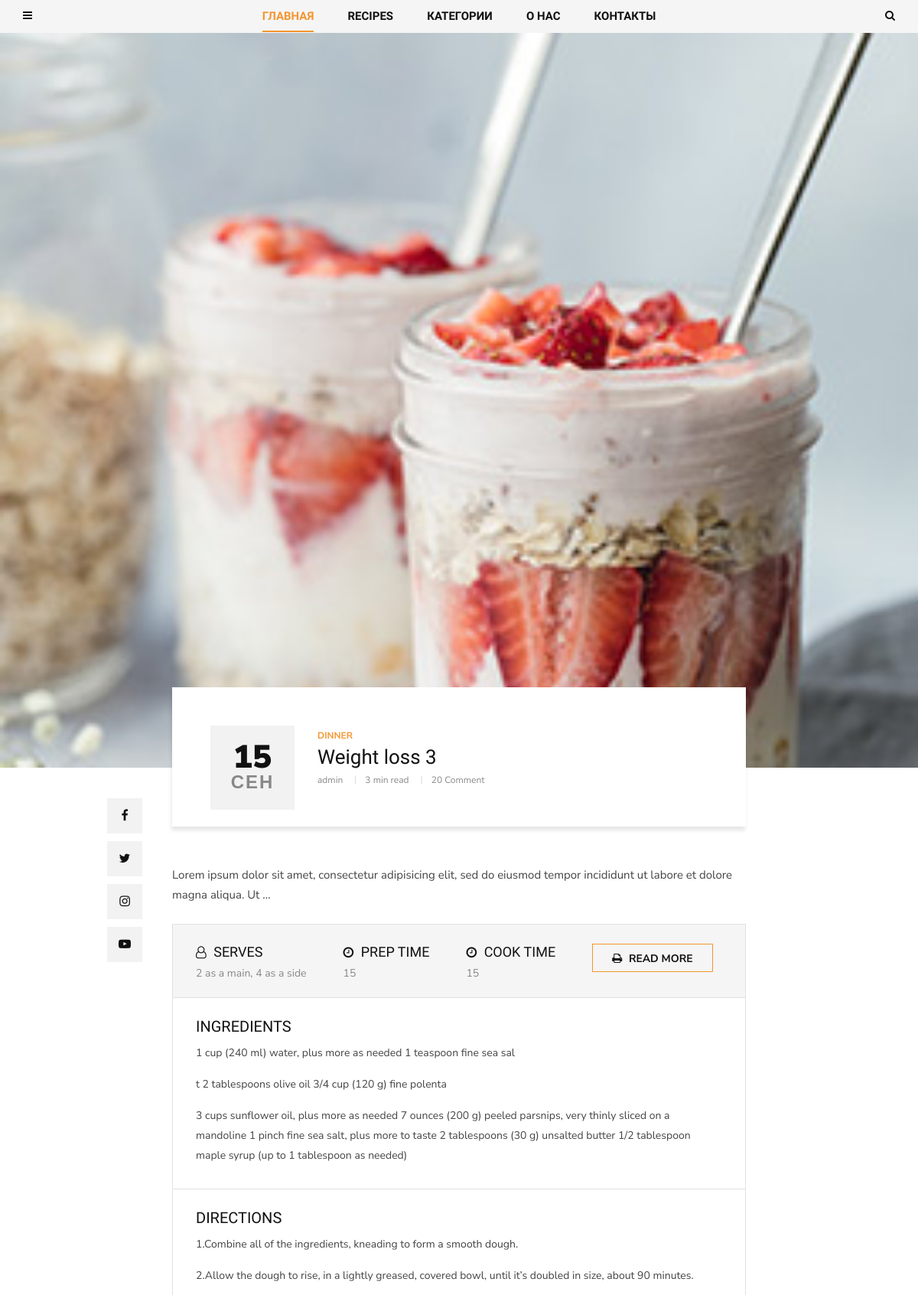
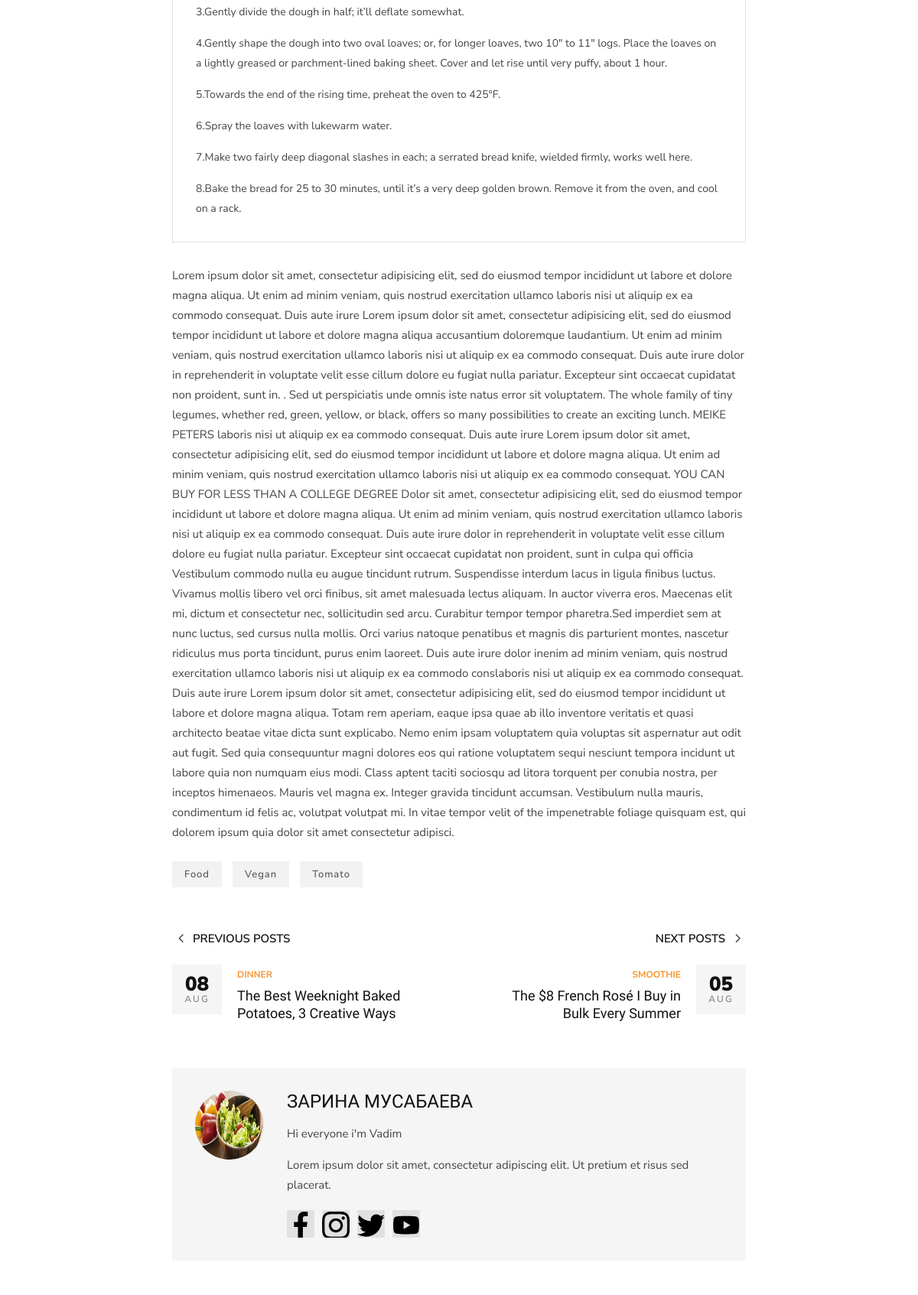
/dinner/food_vegan3/ (upper part), run on the app's committed database (2 pictures, top to bottom).
### blog/models.py (models this page shows, shortened)
class Post(models.Model):
    author = models.ForeignKey(User, related_name='posts', on_delete=models.CASCADE)
    title = models.CharField(max_length=200)
    image = models.ImageField(upload_to='articles/')
    text = models.TextField()
    category = models.ForeignKey(Category,
                                 related_name='post',
                                 on_delete=models.SET_NULL,
                                 null=True)
    tags = models.ManyToManyField(Tag, related_name="post")
    create_at = models.DateTimeField(auto_now_add=True)
    slug = models.SlugField(max_length=200, default='', unique=True)
    def get_recipes(self):
        return self.recipes.all()
    def get_absolute_url(self):
        return reverse("post_single", kwargs={"slug": self.category.slug, "post_slug":self.slug})
    def get_comments(self):
        return self.comment.all()

class Category(MPTTModel):
    name = models.CharField(max_length=100)
    slug = models.SlugField(max_length=100)
    parent = TreeForeignKey('self',
                            related_name='children',
                            on_delete=models.SET_NULL,
                            null=True,
                            blank=True)
    def __str__(self):
        return self.name
    class MPTTMeta:
        order_insertion_by = ['name']

class Recipe(models.Model):
    name = models.CharField(max_length=100)
    serves = models.CharField(max_length=50)
    prep_time = models.PositiveIntegerField(default=0)
    cook_time = models.PositiveIntegerField(default=0)
    ingredients = RichTextField()
    directions = RichTextField()
    post = models.ForeignKey(Post, related_name="recipes", on_delete=models.SET_NULL, null=True, blank=True)

class Tag(models.Model):
    name = models.CharField(max_length=100)
    slug = models.SlugField(max_length=100)

### contact/models.py (models this page shows, shortened)
class About(models.Model):
    name = models.CharField(max_length=50, default='')
    text = RichTextField()
    mini_text = RichTextField()
    def get_first_image(self):
        item = self.about_images.first()
        return item.image.url

class ImageAbout(models.Model):
    image = models.ImageField(upload_to="about/")
    page = models.ForeignKey(About, on_delete=models.CASCADE, related_name="about_images")
    alt = models.CharField(max_length=100)

class Social(models.Model):
    icon = models.FileField(upload_to='icons/')
    name = models.CharField(max_length=200)
    link = models.URLField()

### blog/views.py (the view)
# urls.py: path('<slug:slug>/<slug:post_slug>/', views.PostDetailView.as_view(), name="post_single"),
class PostDetailView(DetailView):
    model = Post
    context_object_name = "post"
    slug_url_kwarg = 'post_slug'
    def get_context_data(self, **kwargs):
        context = super().get_context_data(**kwargs)
        context['form'] = CommentForm()
        return context

### blog/templatetags/menu_tags.py (called while the page is built)
def get_all_categories():
    return Category.objects.all()

@register.inclusion_tag('blog/include/tags/top_menu.html')
def get_categories():
    category = get_all_categories()
    return {"list_category": category}

@register.inclusion_tag('blog/include/tags/recipe_tags.html')
def get_last_posts():
    posts = Post.objects.select_related("category").order_by("-id")[:5]
    return {"list_last_post": posts}

### contact/templatetags/social_tags.py (called while the page is built)
@register.simple_tag()
def get_social_links():
    return Social.objects.all()

@register.simple_tag()
def get_about():
    return About.objects.last()

### templates/blog/post_detail.html (shortened to what this page needs)
{% extends 'base.html'%}
{% load social_tags %}
{% block content %}
    <section class="single-post spad">
        <div class="single-post__hero set-bg" data-setbg="{{ post.image.url }}"></div>
        <div class="container">
            <div class="row d-flex justify-content-center">
                <div class="col-lg-8">
                    <div class="single-post__title">
                        <div class="single-post__title__meta">
                            <h2>{{ post.create_at|date:"d" }}</h2>
                            <span>{{ post.create_at|date:"M" }}</span>
                        </div>
                        <div class="single-post__title__text">
                            <ul class="label">
                                <li>{{ post.category }}</li>
                            </ul>
                            <h4>{{ post.title }}</h4>
                            <ul class="widget">
                                <li>{{ post.author }}</li>
                                <li>3 min read</li>
                                <li>20 Comment</li>
                            </ul>
                        </div>
                    </div>
                    <div class="single-post__social__item">
                        <ul>
                            <li><a href="#"><i class="fa fa-facebook"></i></a></li>
                            <li><a href="#"><i class="fa fa-twitter"></i></a></li>
                            <li><a href="#"><i class="fa fa-instagram"></i></a></li>
                            <li><a href="#"><i class="fa fa-youtube-play"></i></a></li>
                        </ul>
                    </div>
                    <div class="single-post__top__text">
                        <p>{{ post.text|truncatewords:20 }}</p>
                    </div>
                    <div class="single-post__recipe__details">
                        <div class="single-post__recipe__details__option">
                            {% for recipe in post.get_recipes %}
                            <ul>
                                <li>
                                    <h5><i class="fa fa-user-o"></i> SERVES</h5>
                                    <span>{{ recipe.serves }}</span>
                                </li>
                                <li>
                                    <h5><i class="fa fa-clock-o"></i> PREP TIME</h5>
                                    <span>{{ recipe.prep_time }}</span>
                                </li>
                                <li>
                                    <h5><i class="fa fa-clock-o"></i> Cook TIME</h5>
                                    <span>{{ recipe.cook_time }}</span>
                                </li>
                                <li><a href="#" class="primary-btn"><i class="fa fa-print"></i> Read more</a></li>
                            </ul>
                        </div>
                        <div class="single-post__recipe__details__indegradients">
                            <h5>Ingredients</h5>
                        {{ recipe.ingredients|safe }}
                        </div>
                        <div class="single-post__recipe__details__direction">
                            <h5>Directions</h5>
                        {{ recipe.directions|safe }}
                        </div>
                        {% endfor %}
                    </div>
                    <div class="single-post__desc">
                        <p>{{ post.text }}</p>
                    </div>
                    <div class="single-post__tags">
                        {% for tag in post.tags.all %}
                        <a href="#">{{ tag.name }}</a>
                        {% endfor %}
                    </div>
                    <div class="single-post__next__previous">
                        <div class="row">
                            <div class="col-lg-6 col-md-6 col-sm-6">
                                <a href="#" class="single-post__previous">
                                    <h6><span class="arrow_carrot-left"></span> Previous posts</h6>
                                    <div class="single-post__previous__meta">
                                        <h4>08</h4>
                                        <span>Aug</span>
                                    </div>
                                    <div class="single-post__previous__text">
                                        <span>Dinner</span>
                                        <h5>The Best Weeknight Baked <br />Potatoes, 3 Creative Ways</h5>
                                    </div>
                                </a>
                            </div>
                            <div class="col-lg-6 col-md-6 col-sm-6">
                                <a href="#" class="single-post__next">
                                    <h6>Next posts <span class="arrow_carrot-right"></span> </h6>
                                    <div class="single-post__next__meta">
                                        <h4>05</h4>
                                        <span>Aug</span>
                                    </div>
                                    <div class="single-post__next__text">
                                        <span>Smoothie</span>
                                        <h5>The $8 French Rosé I Buy in <br />Bulk Every Summer</h5>
                                    </div>
                                </a>
                            </div>
                        </div>
                    </div>
                    {% get_about as about %}
                    <div class="single-post__author__profile">
                        <div class="single-post__author__profile__pic">
                            <img src="{{ about.get_first_image }}" alt="">
                        </div>
                        <div class="single-post__author__profile__text">
                            <h4>{{ about.name }}</h4>
                            <p>{{ about.mini_text|safe }}</p>
                            <div class="single-post__author__profile__social">
                                {% get_social_links as social_links %}
                                {% for item in social_links %}
                                    <a href="{{ item.link }}"><img src="{{ item.icon.url }}"></a>
                                {% endfor %}
                            </div>
                        </div>
                    </div>
                </div>
            </div>
        </div>
    </section>
{% endblock content %}

### data on the page
Post: create_at "15", create_at "СЕН", category "DINNER", title "Weight loss 3", author "admin", text "Lorem ipsum dolor sit amet, consectetur adipisicing elit, sed do eiusmod tempor incididunt ut labore et dolore magna aliqua. Ut …", text "Lorem ipsum dolor sit amet, consectetur adipisicing elit, sed do eiusmod tempor incididunt ut labore et dolore magna aliqua. Ut enim ad minim veniam, quis nostrud exercitation ullamco laboris nisi ut aliquip ex ea commodo consequat. Duis aute irure Lorem ipsum dolor sit amet, consectetur adipisicing elit, sed do eiusmod tempor incididunt ut labore et dolore magna aliqua accusantium doloremque laudantium. Ut enim ad minim veniam, quis nostrud exercitation ullamco laboris nisi ut aliquip ex ea commodo consequat. Duis aute irure dolor in reprehenderit in voluptate velit esse cillum dolore eu fugiat nulla pariatur. Excepteur sint occaecat cupidatat non proident, sunt in. . Sed ut perspiciatis…"
Recipe: serves "2 as a main, 4 as a side", prep_time "15", cook_time "15", ingredients "1 cup (240 ml) water, plus more as needed 1 teaspoon fine sea sal t 2 tablespoons olive oil 3/4 cup (120 g) fine polenta 3 cups sunflower oil, plus more as needed 7 ounces (200 g) peeled parsnips, very thinly sliced on a mandoline 1 pinch fine sea salt, plus more to taste 2 tablespoons (30 g) unsalted butter 1/2 tablespoon maple syrup (up to 1 tablespoon as needed)", directions "1.Combine all of the ingredients, kneading to form a smooth dough. 2.Allow the dough to rise, in a lightly greased, covered bowl, until it’s doubled in size, about 90 minutes. 3.Gently divide the dough in half; it’ll deflate somewhat. 4.Gently shape the dough into two oval loaves; or, for longer loaves, two 10″ to 11″ logs. Place the loaves on a lightly greased or parchment-lined baking sheet. Cover and let rise until very puffy, about 1 hour. 5.Towards the end of the rising time, preheat the oven to 425°F. 6.Spray the loaves with lukewarm water. 7.Make two fairly deep diagonal slashes in each; a serrated bread knife, wielded firmly, works well here. 8.Bake the bread for 25 to 30 minutes,…"
Tag: name "Food"
Tag: name "Vegan"
Tag: name "Tomato"
About: get_first_image (picture), name "ЗАРИНА МУСАБАЕВА", mini_text "Hi everyone i'm Vadim Lorem ipsum dolor sit amet, consectetur adipiscing elit. Ut pretium et risus sed placerat."
Social: icon (picture)
Social: icon (picture)
Social: icon (picture)
Social: icon (picture)
